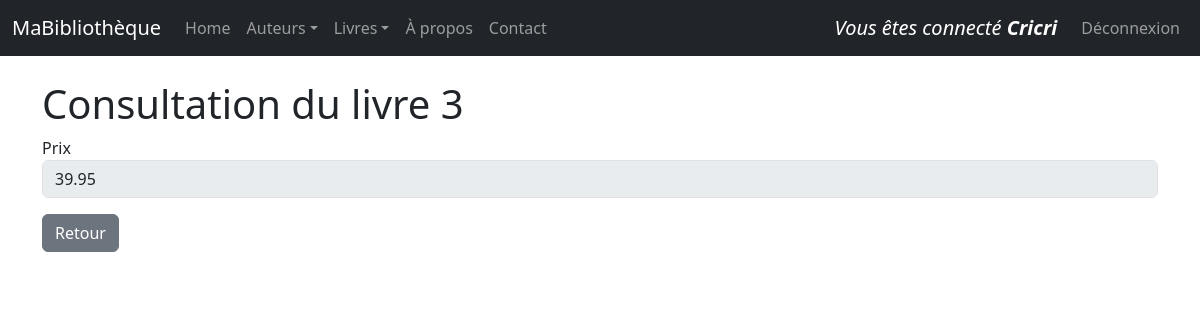
Page /livres/3/view/ (signed in) on the committed database.
### monApp/models.py (models this page shows, shortened)
class User(db.Model, UserMixin):
    Login = db.Column( db.String(100), primary_key=True )
    Password = db.Column( db.String(100) )
    @login_manager.user_loader
    def load_user(username):
        return User.query.get(username)

class Livre(db.Model):
    idL = db.Column( db.Integer, primary_key = True)
    Prix = db.Column( db.Integer)
    Titre = db.Column( db.String(255))
    Url = db.Column( db.String(255))
    Img = db.Column( db.String(255))
    auteur_id = db.Column (db.Integer , db.ForeignKey ("auteur.idA") )
    auteur = db.relationship ("Auteur", backref =db.backref ("livres", lazy="dynamic") )

### monApp/views.py (the view)
@app.route('/livres/<idL>/view/')
def viewLivre(idL):
    unLivre = Livre.query.get(idL)
    unForm = FormLivre(idL=unLivre.idL,Prix=unLivre.Prix)
    return render_template("livre_view.html",selectedLivre=unLivre, viewForm=unForm)

### monApp/forms.py
class FormLivre(FlaskForm):
    idL=HiddenField('idL')
    Prix = FloatField ('Prix',validators =[DataRequired()])

### monApp/templates/livre_view.html (shortened to what this page needs)
{% extends "base.html" %}
{% block main %}
<h1 >Consultation du livre {{ selectedLivre.idL }}</h1>
<form role="form" method="POST" action="">
    <div class="form-group mb-3">
        {{ viewForm.Prix.label }}
        {{ viewForm.Prix(size=50, disabled=True, class_="form-control") }}
    </div>
    <a href="{{ url_for('getLivres') }}" class="btn btn-secondary">Retour</a>
</form >
{% endblock %}

### monApp/templates/base.html (shortened to what this page needs)
<html>
<head>
    <link rel="stylesheet" href="{{ url_for('static', filename='css/style.css') }}">
    <link href="https://cdn.jsdelivr.net/npm/bootstrap@5.3.0/dist/css/bootstrap.min.css" rel="stylesheet">
</head>
<body>
    {% block navbar %}
    <nav class="navbar navbar-expand-md navbar-dark bg-dark fixed-top">
        <div class="container-fluid">
            <a class="navbar-brand">MaBibliothèque</a>
            <div class="collapse navbar-collapse" id="mainNavbar">
                <ul class="navbar-nav me-auto mb-2 mb-md-0">
                    <li class="nav-item">
                        <a class="nav-link" href="{{ url_for('index') }}">Home</a>
                    </li>
                    <li class="nav-item dropdown">
                        <a class="nav-link dropdown-toggle" href="#" id="auteursDropdown" role="button" data-bs-toggle="dropdown" aria-expanded="false">Auteurs</a>
                    </li>
                    <li class="nav-item dropdown">
                        <a class="nav-link dropdown-toggle" href="#" id="livresDropdown" role="button" data-bs-toggle="dropdown" aria-expanded="false">Livres</a>
                    </li>
                    <li class="nav-item">
                        <a class="nav-link" href="{{ url_for('about') }}">À propos</a>
                    </li>
                    <li class="nav-item">
                        <a class="nav-link" href="{{ url_for('contact') }}">Contact</a>
                    </li>
                </ul>
                <ul class="nav navbar-nav navbar-right">
                    {% if current_user.is_authenticated %}
                        <a class="navbar-brand"><em>Vous êtes connecté <strong>{{ current_user.Login}}</strong></em></a>
                        <li class="nav-item"><a class="nav-link" href="{{ url_for ('logout') }}">Déconnexion</a></li >
                    {% else %}
                        <li class="nav-item"><a class="nav-link" href="{{ url_for ('login') }}">Se connecter</a></li >
                    {% endif %}
                </ul>
            </div>
        </div>
    </nav>
    {% endblock %}
    {% block content %}
    <main id="main" role="main" class="container">
        {% block main %}{% endblock %}
    </main>
    {% endblock %}
</body>
</html>

### monApp/static/css/style.css (style rules this page uses)
h1 { color: red; }
#main { margin-top: 5em; }
body { font-family: sans-serif; }

### rows in the picture
User: Login "Cricri"
Livre: idL "3", Prix "39.95"

### other values in the picture
{{ viewForm.Prix.label }} "Prix"
